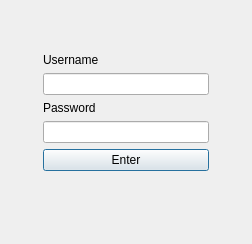
<?xml version="1.0" encoding="UTF-8"?>
<ui version="4.0">
 <class>AuthDialog</class>
 <widget class="QDialog" name="AuthDialog">
  <property name="geometry">
   <rect>
    <x>0</x>
    <y>0</y>
    <width>252</width>
    <height>244</height>
   </rect>
  </property>
  <property name="sizePolicy">
   <sizepolicy hsizetype="Fixed" vsizetype="Fixed">
    <horstretch>0</horstretch>
    <verstretch>0</verstretch>
   </sizepolicy>
  </property>
  <property name="windowTitle">
   <string>Login</string>
  </property>
  <layout class="QVBoxLayout" name="verticalLayout_2">
   <item>
    <layout class="QVBoxLayout" name="verticalLayout">
     <property name="leftMargin">
      <number>32</number>
     </property>
     <property name="rightMargin">
      <number>32</number>
     </property>
     <item>
      <spacer name="verticalSpacer_2">
       <property name="orientation">
        <enum>Qt::Vertical</enum>
       </property>
       <property name="sizeHint" stdset="0">
        <size>
         <width>20</width>
         <height>40</height>
        </size>
       </property>
      </spacer>
     </item>
     <item>
      <widget class="QLabel" name="label_username">
       <property name="sizePolicy">
        <sizepolicy hsizetype="Preferred" vsizetype="Fixed">
         <horstretch>0</horstretch>
         <verstretch>0</verstretch>
        </sizepolicy>
       </property>
       <property name="text">
        <string>Username</string>
       </property>
      </widget>
     </item>
     <item>
      <widget class="QLineEdit" name="lineEdit_username"/>
     </item>
     <item>
      <widget class="QLabel" name="label_password">
       <property name="sizePolicy">
        <sizepolicy hsizetype="Preferred" vsizetype="Fixed">
         <horstretch>0</horstretch>
         <verstretch>0</verstretch>
        </sizepolicy>
       </property>
       <property name="text">
        <string>Password</string>
       </property>
      </widget>
     </item>
     <item>
      <widget class="QLineEdit" name="lineEdit_password">
       <property name="echoMode">
        <enum>QLineEdit::Password</enum>
       </property>
      </widget>
     </item>
     <item>
      <widget class="QPushButton" name="pushButton_auth">
       <property name="text">
        <string>Enter</string>
       </property>
      </widget>
     </item>
     <item>
      <widget class="QLabel" name="label_status">
       <property name="text">
        <string/>
       </property>
      </widget>
     </item>
     <item>
      <spacer name="verticalSpacer">
       <property name="orientation">
        <enum>Qt::Vertical</enum>
       </property>
       <property name="sizeHint" stdset="0">
        <size>
         <width>20</width>
         <height>40</height>
        </size>
       </property>
      </spacer>
     </item>
    </layout>
   </item>
  </layout>
 </widget>
 <resources/>
 <connections/>
</ui>
